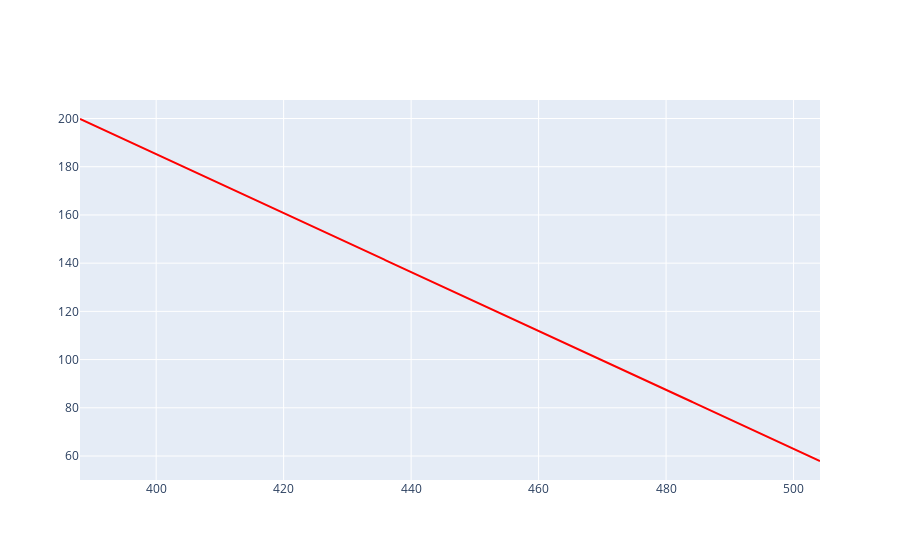

The notebook cell this image was saved under:
### Code cell
#for i,muon in enumerate(l.muon_evt):
#print(i,muon)
#type(l.muon_evt),
#l.muon_evt.muontrk_x1.values
l.get_event(1,0,3)
muons_tpc0 = l.get_muon_list(0)
scs = [muons_tpc0[i].plot_line(i,0) for i in range(len(muons_tpc0))]
fig = go.Figure(data=scs)
fig.show()

### Figure 1 — Plotly figure (JSON) as saved in the notebook; plotly's stock layout.template omitted (floating-point values rounded to 4 significant figures; data arrays with more than 128 entries replaced by an {"elided": "..."} marker saying what was removed)
{"data": [{"hoverinfo": "text+name", "line": {"color": "#ff0000"}, "mode": "lines", "name": "Muon 0", "text": "Type : 5<br>x1 : -202.05<br>y1 : 199.79<br>z1 : 388.05<br>x2 : -202.05<br>y2 : 57.94<br>z2 : 504.15<br>theta_xz : 38.66<br>theta_yz : -50.70<br>", "type": "scatter", "x": {"elided": "1000 float values"}, "y": {"elided": "1000 float values"}}], "layout": {}}
